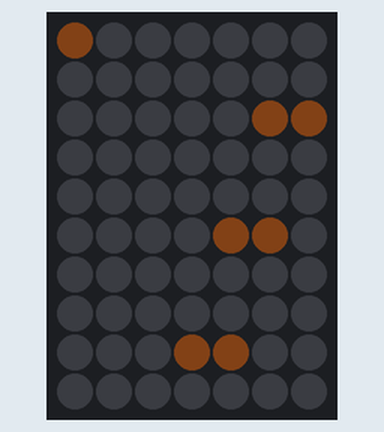
Recording of a sketch running on a simulated Arduino Mega 2560, built with avr-gcc and run on an emulated ATmega2560. Parts: 7×10 RGB LED matrix (first LED top left, wired row by row). Dim RGB values are drawn brighter than linear; random numbers use the default seed unless the sketch sets one.

Above: at 0.3 s.
At 15.3 s:
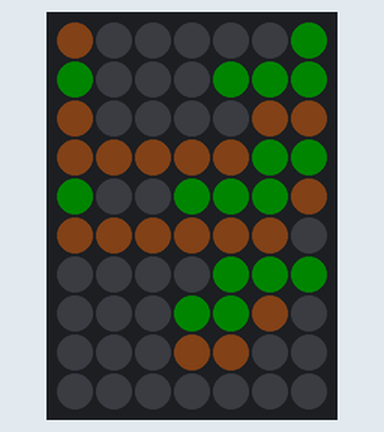
At 31.85 s:
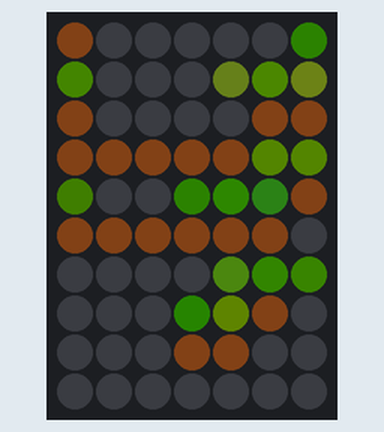
At 33.12 s:
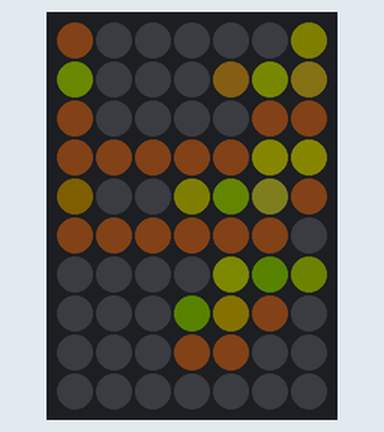
At 34.88 s:
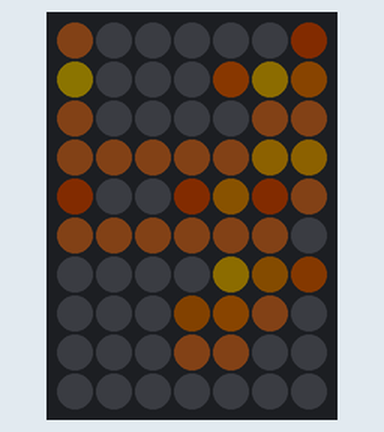
At 37.8 s:
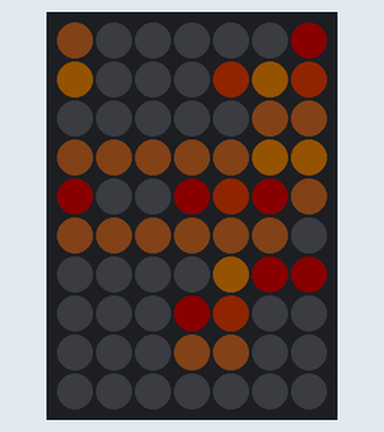

The sketch:

TreeDemo.ino
```cpp
#include <FastLED.h>
#include <math.h>

// ---------------------------
// Board & LED Setup (7 columns x 10 rows)
// ---------------------------
#define MATRIX_WIDTH 7    // columns
#define MATRIX_HEIGHT 10  // rows
#define NUM_LEDS (MATRIX_WIDTH * MATRIX_HEIGHT)
#define DATA_PIN 22       // Use the same as your working Tetris sketch!
#define BRIGHTNESS 20     // ~40% brightness

CRGB leds[NUM_LEDS];

// LED Matrix Mapping (from the Tetris sketch; 10 rows x 7 columns)
int matrix[MATRIX_HEIGHT][MATRIX_WIDTH] = {
  {69, 50, 49, 30, 29, 10, 9},
  {68, 51, 48, 31, 28, 11, 8},
  {67, 52, 47, 32, 27, 12, 7},
  {66, 53, 46, 33, 26, 13, 6},
  {65, 54, 45, 34, 25, 14, 5},
  {64, 55, 44, 35, 24, 15, 4},
  {63, 56, 43, 36, 23, 16, 3},
  {62, 57, 42, 37, 22, 17, 2},
  {61, 58, 41, 38, 21, 18, 1},
  {60, 59, 40, 39, 20, 19, 0}
};

// ---------------------------
// Global Color Definitions
// ---------------------------
CRGB trunkColor = CRGB(80, 40, 20);    // Brown for trunk and ground
CRGB leafGreen   = CRGB(0, 100, 0);     // Base green for leaves
// Fall target colors (randomly chosen for each leaf) – from orange to maroon.
CRGB fallOptions[3] = { CRGB(255,140,0), CRGB(200,50,0), CRGB(128,0,0) };
CRGB branchColor = CRGB(80, 40, 20);     // For branches

// ---------------------------
// Animation Timing Constants
// ---------------------------
const int growthFrames   = 60;   // 15 sec
const int springFrames   = 60;   // 15 sec (full, green canopy)
const int seasonalFrames = 30;   // 7.5 sec (transition to fall colors)
const int fallingFrames  = 20;   // 5 sec (leaves fall faster)
const unsigned long FRAME_DELAY = 250;  // 250ms per frame
const unsigned long BLANK_DELAY = 2000;   // 2 sec pause (final scene held)
const unsigned long totalRun = (growthFrames + springFrames + seasonalFrames + fallingFrames) * FRAME_DELAY; // 170 frames (~42.5 sec)

// Fully grown tree parameters:
const int fullTrunkHeight = 6;
const int trunkTopFull = MATRIX_HEIGHT - fullTrunkHeight; // 10 - 6 = 4
// Increase canopy size: fully grown canopy radius = 3.5
const float canopyRadius = 3.5;

// ---------------------------
// Leaf Structure for Individual Canopy Leaves (Phases 3 & 4)
// ---------------------------
struct Leaf {
  int row;
  int col;
  CRGB initialColor;      // Unique shade of green
  CRGB fallTargetColor;   // Random fall color
  float fallOffset;       // How many rows this leaf will fall (2.0 to 6.0)
};

Leaf leaves[28];  // Maximum canopy leaves (depends on area)
int leafCount = 0;
bool leavesInitialized = false;  // Set during Phase 3 initialization

// Ground carpet: For each column, store the fallen leaf color (if any)
CRGB groundCarpet[MATRIX_WIDTH];

// ---------------------------
// Phase 1: Growth Animation
// ---------------------------
void drawGrowthFrame(int frame) {
  // Growth factor: 0.0 to 1.0 over growthFrames.
  float growth = frame / float(growthFrames - 1);

  // Clear screen.
  fill_solid(leds, NUM_LEDS, CRGB::Black);

  // Draw ground (row 9).
  for (int c = 0; c < MATRIX_WIDTH; c++) {
    leds[matrix[MATRIX_HEIGHT - 1][c]] = trunkColor;
  }

  // Compute trunk height: from 1 row to fullTrunkHeight.
  int trunkHeight = 1 + int(growth * (fullTrunkHeight - 1) + 0.5);
  int trunkTop = MATRIX_HEIGHT - trunkHeight;  // e.g., 10 - trunkHeight

  // Draw trunk as a 2-pixel–wide column (columns 3 and 4).
  for (int r = trunkTop; r < MATRIX_HEIGHT; r++) {
    leds[matrix[r][3]] = trunkColor;
    leds[matrix[r][4]] = trunkColor;
  }

  // Set canopy center at top of trunk so leaves attach to the tree.
  float canopyCenterRow = trunkTop;
  float canopyCenterCol = 3.5;  // center between columns 3 and 4

  // Draw continuous canopy if growth > 0.3.
  if (growth > 0.3) {
    float currentCanopyRadius = (growth - 0.3) * (canopyRadius / 0.7);  // scales from 0 to canopyRadius
    for (int r = 0; r < trunkTop; r++) {
      for (int c = 0; c < MATRIX_WIDTH; c++) {
        float dr = r - canopyCenterRow;
        float dc = c - canopyCenterCol;
        if (sqrt(dr * dr + dc * dc) <= currentCanopyRadius) {
          leds[matrix[r][c]] = leafGreen;
        }
      }
    }
  }
}

// ---------------------------
// Phase 2: Spring – Full Green Canopy
// ---------------------------
void drawSpringFrame() {
  // Draw trunk (rows trunkTopFull to 9) as a 2-pixel–wide column.
  for (int r = trunkTopFull; r < MATRIX_HEIGHT; r++) {
    leds[matrix[r][3]] = trunkColor;
    leds[matrix[r][4]] = trunkColor;
  }
  // Draw ground (row 9).
  for (int c = 0; c < MATRIX_WIDTH; c++) {
    leds[matrix[MATRIX_HEIGHT - 1][c]] = trunkColor;
  }
  // Draw fixed branches on row trunkTopFull (row 4) at columns 1 and 5.
  if (trunkTopFull < MATRIX_HEIGHT) {
    leds[matrix[trunkTopFull][1]] = branchColor;
    leds[matrix[trunkTopFull][5]] = branchColor;
  }

  // Draw the full canopy in pure green.
  float canopyCenterRow = trunkTopFull;
  float canopyCenterCol = 3.5;
  for (int r = 0; r < trunkTopFull; r++) {
    for (int c = 0; c < MATRIX_WIDTH; c++) {
      if (sqrt((r - canopyCenterRow)*(r - canopyCenterRow) + (c - canopyCenterCol)*(c - canopyCenterCol)) <= canopyRadius) {
        leds[matrix[r][c]] = leafGreen;
      }
    }
  }
}

// ---------------------------
// Phase 3: Seasonal Change – Leaves change color individually
// ---------------------------
void drawSeasonalFrame(int frame) {
  // Tree is fully grown; draw trunk and ground.
  for (int r = trunkTopFull; r < MATRIX_HEIGHT; r++) {
    leds[matrix[r][3]] = trunkColor;
    leds[matrix[r][4]] = trunkColor;
  }
  for (int c = 0; c < MATRIX_WIDTH; c++) {
    leds[matrix[MATRIX_HEIGHT - 1][c]] = trunkColor;
  }
  // Draw fixed branch pixels on row trunkTopFull (row 4) at columns 1 and 5.
  if (trunkTopFull < MATRIX_HEIGHT) {
    leds[matrix[trunkTopFull][1]] = branchColor;
    leds[matrix[trunkTopFull][5]] = branchColor;
  }

  // Initialize leaves if not yet done.
  if (!leavesInitialized) {
    leafCount = 0;
    for (int r = 0; r < trunkTopFull; r++) {
      for (int c = 0; c < MATRIX_WIDTH; c++) {
        float dr = r - trunkTopFull;
        float dc = c - 3.5;
        if (sqrt(dr * dr + dc * dc) <= canopyRadius) {
          leaves[leafCount].row = r;
          leaves[leafCount].col = c;
          leaves[leafCount].initialColor = CRGB(random(0,30), random(70,150), random(0,30));
          int idx = random(0, 3);
          leaves[leafCount].fallTargetColor = fallOptions[idx];
          leaves[leafCount].fallOffset = random(20, 61) / 10.0; // between 2.0 and 6.0
          leafCount++;
        }
      }
    }
    leavesInitialized = true;
    // Initialize ground carpet to black.
    for (int c = 0; c < MATRIX_WIDTH; c++) {
      groundCarpet[c] = CRGB::Black;
    }
  }

  // For each leaf, blend its color from its initial green to its fall target.
  uint8_t blendAmount = (frame * 255) / (seasonalFrames - 1);
  for (int i = 0; i < leafCount; i++) {
    CRGB blended = blend(leaves[i].initialColor, leaves[i].fallTargetColor, blendAmount);
    leds[matrix[leaves[i].row][leaves[i].col]] = blended;
  }
}

// ---------------------------
// Phase 4: Falling Leaves – Leaves fall individually forming a carpet
// ---------------------------
void drawFallingFrame(int frame) {
  // Clear LED buffer.
  fill_solid(leds, NUM_LEDS, CRGB::Black);

  // Draw trunk and ground.
  for (int r = trunkTopFull; r < MATRIX_HEIGHT; r++) {
    leds[matrix[r][3]] = trunkColor;
    leds[matrix[r][4]] = trunkColor;
  }
  for (int c = 0; c < MATRIX_WIDTH; c++) {
    leds[matrix[MATRIX_HEIGHT - 1][c]] = trunkColor;
  }
  // Draw fixed branches: for example, on row trunkTopFull - 1 (row 3) at columns 2 and 4.
  if (trunkTopFull - 1 >= 0) {
    leds[matrix[trunkTopFull - 1][2]] = branchColor;
    leds[matrix[trunkTopFull - 1][4]] = branchColor;
  }

  // In this phase, each leaf falls faster.
  // Compute falling progress (0.0 to 1.0) over fallingFrames.
  float progress = frame / float(fallingFrames - 1);
  // For each leaf, compute new row.
  for (int i = 0; i < leafCount; i++) {
    int newRow = leaves[i].row + int(progress * leaves[i].fallOffset + 0.5);
    if (newRow >= MATRIX_HEIGHT - 1) {
      // Leaf has reached the ground; update the ground carpet.
      groundCarpet[leaves[i].col] = leaves[i].fallTargetColor;
    } else {
      leds[matrix[newRow][leaves[i].col]] = leaves[i].fallTargetColor;
    }
  }
  // Draw the ground carpet on the ground (non-trunk columns).
  for (int c = 0; c < MATRIX_WIDTH; c++) {
    if (c != 3 && c != 4 && groundCarpet[c] != CRGB::Black) {
      leds[matrix[MATRIX_HEIGHT - 1][c]] = groundCarpet[c];
    }
  }
}

// ---------------------------
// Main Animation Timing Variable
// ---------------------------
unsigned long animationStart = 0;

// ---------------------------
// Setup & Main Loop
// ---------------------------
void setup() {
  FastLED.addLeds<WS2812, DATA_PIN, GRB>(leds, NUM_LEDS);
  FastLED.setBrightness(BRIGHTNESS);

  // Clear screen on startup.
  FastLED.clear();
  FastLED.show();

  // Flash white briefly as a startup indicator.
  fill_solid(leds, NUM_LEDS, CRGB::White);
  FastLED.show();
  delay(200);
  FastLED.clear();
  FastLED.show();

  leavesInitialized = false;
  animationStart = millis();
}

void loop() {
  unsigned long currentMillis = millis();
  unsigned long elapsed = currentMillis - animationStart;

  // Total run time = (growthFrames + springFrames + seasonalFrames + fallingFrames) * FRAME_DELAY.
  const unsigned long runTime = (growthFrames + springFrames + seasonalFrames + fallingFrames) * FRAME_DELAY;

  if (elapsed < runTime) {
    if (elapsed < growthFrames * FRAME_DELAY) {
      // Phase 1: Growth.
      int frame = elapsed / FRAME_DELAY;
      drawGrowthFrame(frame);
    }
    else if (elapsed < (growthFrames + springFrames) * FRAME_DELAY) {
      // Phase 2: Spring – full green canopy.
      drawSpringFrame();
    }
    else if (elapsed < (growthFrames + springFrames + seasonalFrames) * FRAME_DELAY) {
      // Phase 3: Seasonal change.
      int frame = (elapsed - (growthFrames + springFrames) * FRAME_DELAY) / FRAME_DELAY;
      drawSeasonalFrame(frame);
    }
    else {
      // Phase 4: Falling leaves.
      int frame = (elapsed - (growthFrames + springFrames + seasonalFrames) * FRAME_DELAY) / FRAME_DELAY;
      drawFallingFrame(frame);
    }
    FastLED.show();
    delay(50); // Small delay for smooth updates.
  } else {
    // Instead of blanking, keep the final fallen scene on display for BLANK_DELAY.
    delay(BLANK_DELAY);
    // Restart cycle.
    leavesInitialized = false; // Reinitialize leaves.
    animationStart = millis();
  }
}
```

Measured:
- what the display in image 0 shows lasts 1.6 s, from 0.2 s to 1.8 s
- what the display in image 5 shows lasts 0.6 s, from 37.7 s to 38.3 s
